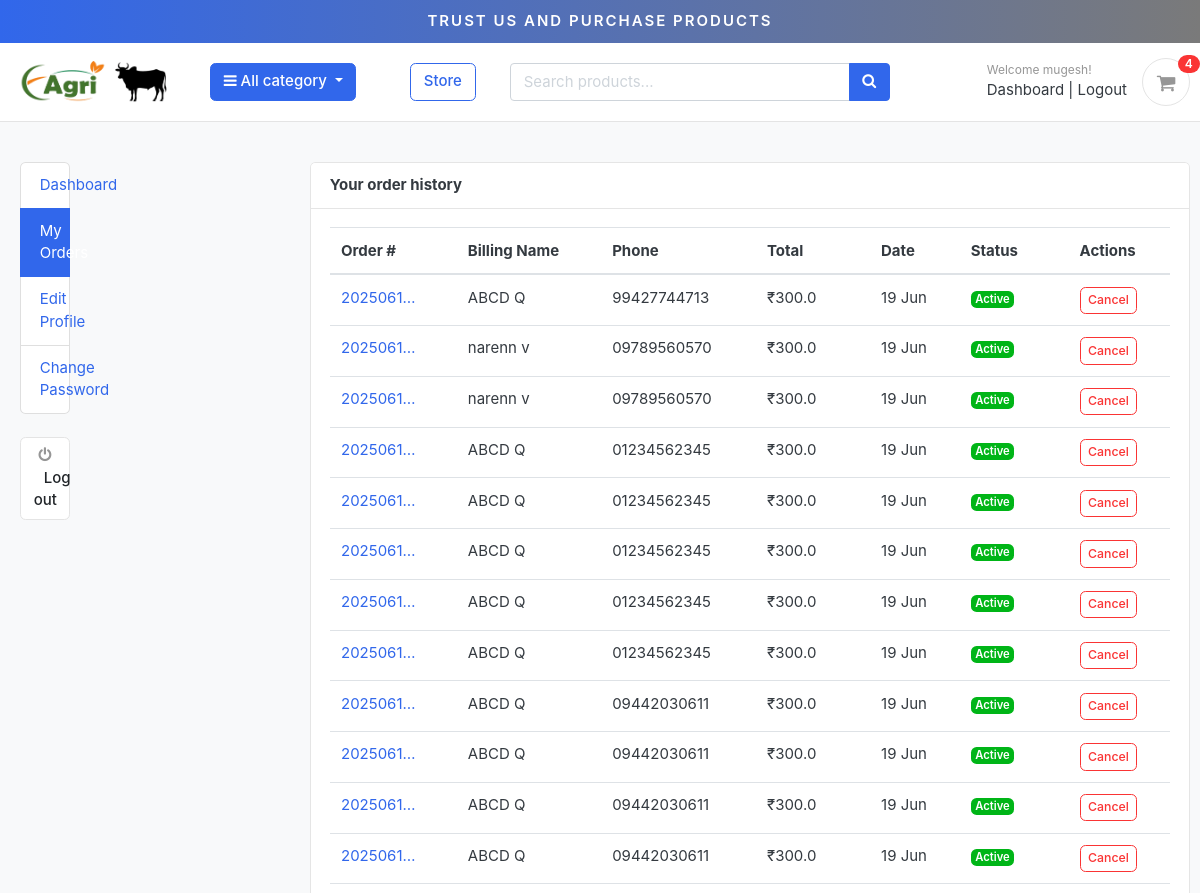
/accounts/my_orders/ (signed in, upper part), run on an earlier commit of the app's database.
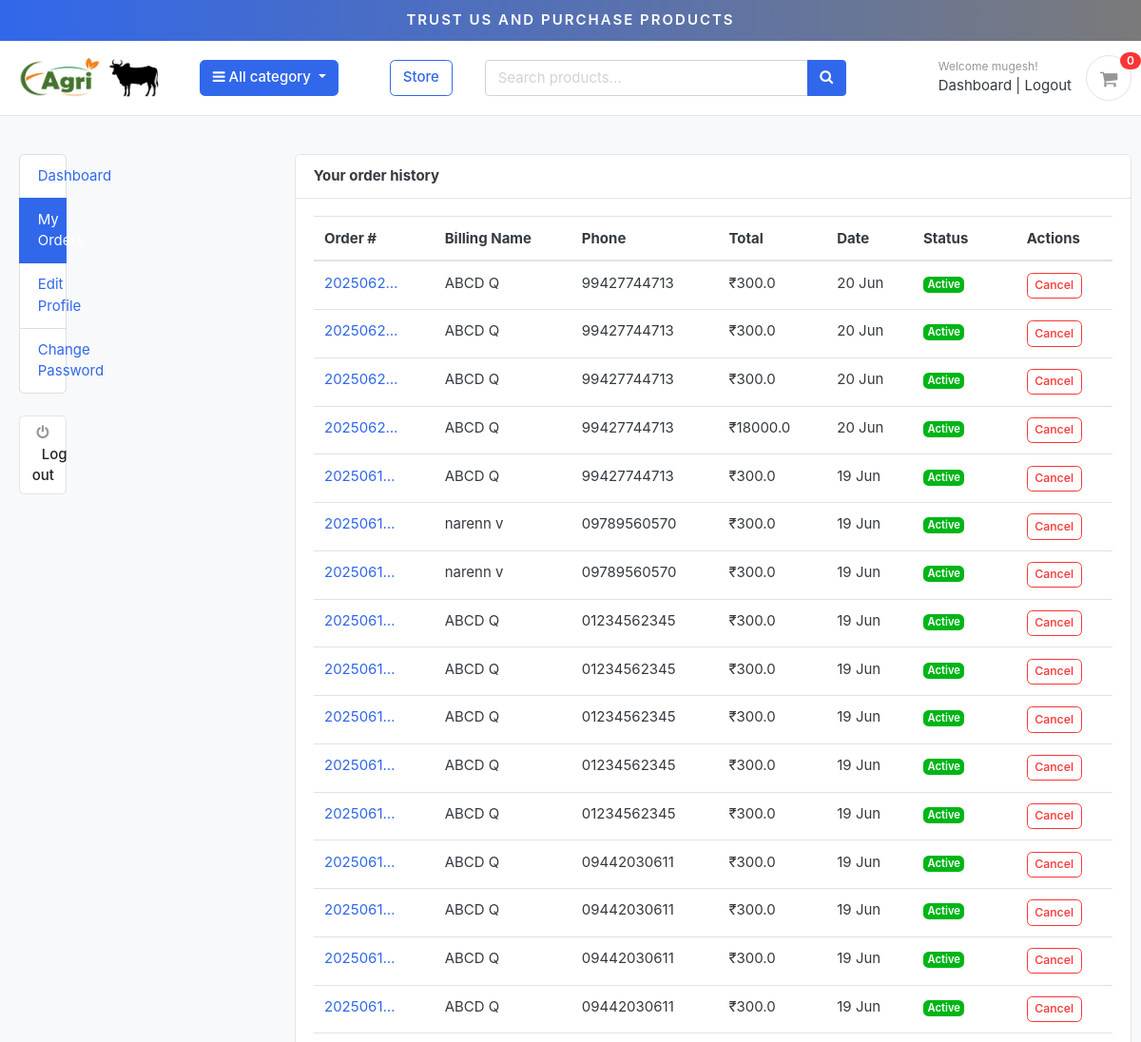
And on a later commit of the database.
### orders/models.py (models this page shows, shortened)
class Order(models.Model):
    STATUS = (
        ('New', 'New'),
        ('Accepted', 'Accepted'),
        ('Completed', 'Completed'),
        ('Cancelled', 'Cancelled'),
    )
    user = models.ForeignKey(Account, on_delete=models.SET_NULL, null=True)
    payment = models.ForeignKey(Payment, on_delete=models.SET_NULL, blank=True, null=True)
    order_number = models.CharField(max_length=20)
    first_name = models.CharField(max_length=50)
    last_name = models.CharField(max_length=50)
    phone = models.CharField(max_length=15)
    email = models.EmailField(max_length=50)
    address_line_1 = models.CharField(max_length=50)
    address_line_2 = models.CharField(max_length=50, blank=True)
    country = models.CharField(max_length=50)
    state = models.CharField(max_length=50)
    city = models.CharField(max_length=50)
    order_note = models.CharField(max_length=100, blank=True)
    order_total = models.FloatField()
    tax = models.FloatField()
    status = models.CharField(max_length=10, choices=STATUS, default='New')
    ip = models.CharField(blank=True, max_length=20)
    is_ordered = models.BooleanField(default=False)
    created_at = models.DateTimeField(auto_now_add=True)
    updated_at = models.DateTimeField(auto_now=True)
    is_cancelled = models.BooleanField(default=False)
    cancellation_reason = models.TextField(blank=True, null=True)
    def full_name(self):
        return f'{self.first_name} {self.last_name}'

### accounts/views.py (the view)
# urls.py: path('my_orders/',views.my_orders,name='my_orders'),
def my_orders(request):
    orders = Order.objects.filter(user=request.user, is_ordered=True).order_by('-created_at')
    context = {
        'orders': orders,
    }
    return render(request, 'accounts/my_orders.html', context)

### carts/context_processors.py (called while the page is built)
def counter(request):
    cart_count = 0
    if 'admin' in request.path:
        return {}
    else:
        try:
            cart = Cart.objects.filter(cart_id=_cart_id(request))
            if request.user.is_authenticated:
                cart_items = CartItem.objects.all().filter(user=request.user)
            else:
                cart_items = CartItem.objects.all().filter(cart=cart[:1])
            for cart_item in cart_items:
                cart_count += cart_item.quantity
        except Cart.DoesNotExist:
            cart_count = 0
    return dict(cart_count=cart_count)

### carts/views.py (called while the page is built)
def _cart_id(request):
    cart = request.session.session_key
    if not cart:
        cart = request.session.create()
    return cart

### category/context_processors.py (called while the page is built)
def menu_links(request):
    links = Category.objects.all()
    return dict(links=links)

### category/models.py (called while the page is built)
    def get_url(self):
        return reverse('product_by_category', args=[self.slug])

### templates/accounts/my_orders.html (shortened to what this page needs)
{% extends 'base.html' %}
{% block content %}
<section class="section-conten padding-y bg">
  <div class="container">
    <div class="row">
      <div class="col-md-3 mb-4">
        {% include 'includes/dashboard_sidebar.html' %}
      </div>
      <main class="col-md-9">
        <article class="card">
          <header class="card-header">
            <strong class="d-inline-block mr-3">Your order history</strong>
          </header>
          <div class="card-body">
            <div class="table-responsive">
              <table class="table table-hover">
                <thead>
                  <tr>
                    <th>Order #</th>
                    <th>Billing Name</th>
                    <th class="d-none d-md-table-cell">Phone</th>
                    <th>Total</th>
                    <th class="d-none d-md-table-cell">Date</th>
                    <th>Status</th>
                    <th>Actions</th>
                  </tr>
                </thead>
                <tbody>
                  {% for order in orders %}
                  <tr>
                    <td>
                      <a href="{% url 'order_detail' order.order_number %}">
                        {{ order.order_number|truncatechars:8 }}
                      </a>
                    </td>
                    <td>{{ order.full_name|truncatechars:12 }}</td>
                    <td class="d-none d-md-table-cell">{{ order.phone }}</td>
                    <td>₹{{ order.order_total }}</td>
                    <td class="d-none d-md-table-cell">{{ order.created_at|date:"d M" }}</td>
                    <td>
                      {% if order.is_cancelled %}
                        <span class="badge badge-danger">Cancelled</span>
                      {% else %}
                        <span class="badge badge-success">Active</span>
                      {% endif %}
                    </td>
                    <td>
                      {% if not order.is_cancelled %}
                        <button class="btn btn-sm btn-outline-danger" data-toggle="modal" data-target="#cancelModal{{ order.id }}">
                          Cancel
                        </button>
                      {% else %}
                        <span class="text-muted">N/A</span>
                      {% endif %}
                    </td>
                  </tr>
                  {% endfor %}
                </tbody>
              </table>
            </div>
          </div>
        </article>
      </main>
    </div>
  </div>
</section>
{% endblock %}

### templates/includes/navbar.html (shortened to what this page needs)
{% load static %}
<div class="container-fluid" style="text-align:center;background-image: linear-gradient(to right, #3167EB , #7A7A7A);padding:10px;font-weight: 600;position:sticky;top:0;z-index:999;">
  <a href="" style="color: white;text-transform: uppercase;letter-spacing: 2px;"> TRUST US AND PURCHASE PRODUCTS </a>
</div>
<header class="section-header">
  <section class="header-main border-bottom">
    <div class="container">
      <div class="row align-items-center">
        <div class="col-lg-2 col-md-3 col-6">
          <a href="{% url 'home' %}" class="brand-wrap">
            <img class="logo" src="{% static './images/log12.png' %}">
          </a>
        </div>
        <div class="col-lg-2 col-md-3 col-6">
          <div class="category-wrap dropdown">
            <button type="button" class="btn btn-primary dropdown-toggle" data-toggle="dropdown" aria-haspopup="true" aria-expanded="false">
              <i class="fa fa-bars"></i> All category
            </button>
          </div>
        </div>
        <div class="col-lg-4 col-md-5 col-12 order-3 order-md-2 mt-2 mt-md-0 px-0">
          <form action="{% url 'search' %}" class="search" method='GET'>
            <div class="input-group" style="max-width: 400px;">
              <input type="text" class="form-control" placeholder="Search products..." name="keyword" required style="width: 70%;">
              <div class="input-group-append">
                <button class="btn btn-primary" type="submit">
                  <i class="fa fa-search"></i>
                </button>
              </div>
            </div>
          </form>
        </div>
        <div class="col-lg-1 col-md-2 d-none d-lg-block">
          <a href="{% url 'store' %}" class="btn btn-outline-primary">Store</a>
        </div>
        <div class="col-lg-3 col-md-2 col-12 order-2 order-lg-3">
          <div class="d-flex justify-content-end align-items-center">
            {% if user.id is None %}
            <div class="widget-header mr-2">
              <small class="title text-muted d-block">Welcome guest!</small>
              <div>
                <a href="{% url 'login' %}">Sign in?</a> <span class="dark-transp"> | </span>
                <a href="{% url 'register' %}"> Register</a>
              </div>
            </div>
            {% else %}
            <div class="widget-header mr-2">
              <small class="title text-muted d-block">Welcome {{user.first_name}}!</small>
              <div>
                <a href="{% url 'dashboard' %}">Dashboard</a> <span class="dark-transp"> | </span>
                <a href="{% url 'logout' %}"> Logout</a>
              </div>
            </div>
            {% endif %}
            <a href="{% url 'cart' %}" class="widget-header ml-2">
              <div class="icon icon-sm rounded-circle border"><i class="fa fa-shopping-cart"></i></div>
              <span class="badge badge-pill badge-danger notify">{{cart_count}}</span>
            </a>
          </div>
        </div>
      </div>
    </div>
  </section>
</header>

What changed in the data, as far as the page shows it:
added Order: order_number "2025062…", full_name "ABCD Q", phone "99427744713", order_total "300.0", created_at "20 Jun", is_cancelled "Active"
added Order: order_number "2025062…", full_name "ABCD Q", phone "99427744713", order_total "300.0", created_at "20 Jun", is_cancelled "Active"
added Order: order_number "2025062…", full_name "ABCD Q", phone "99427744713", order_total "300.0", created_at "20 Jun", is_cancelled "Active"
added Order: order_number "2025062…", full_name "ABCD Q", phone "99427744713", order_total "18000.0", created_at "20 Jun", is_cancelled "Active"
Also different on the page:
{{ cart_count }}: "4" → "0"
